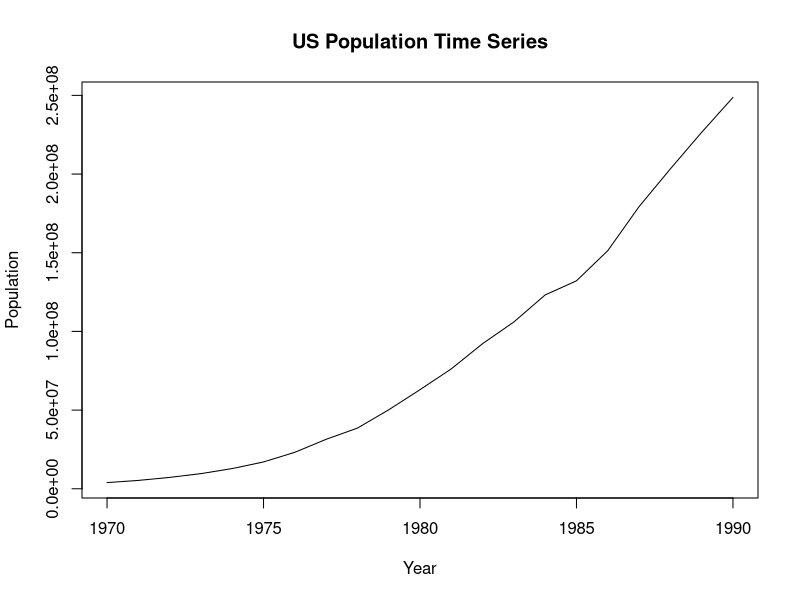
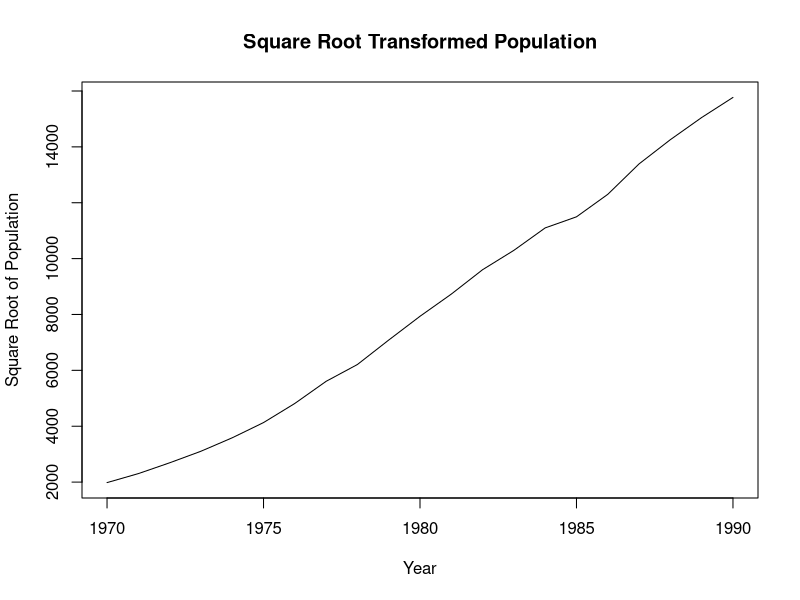
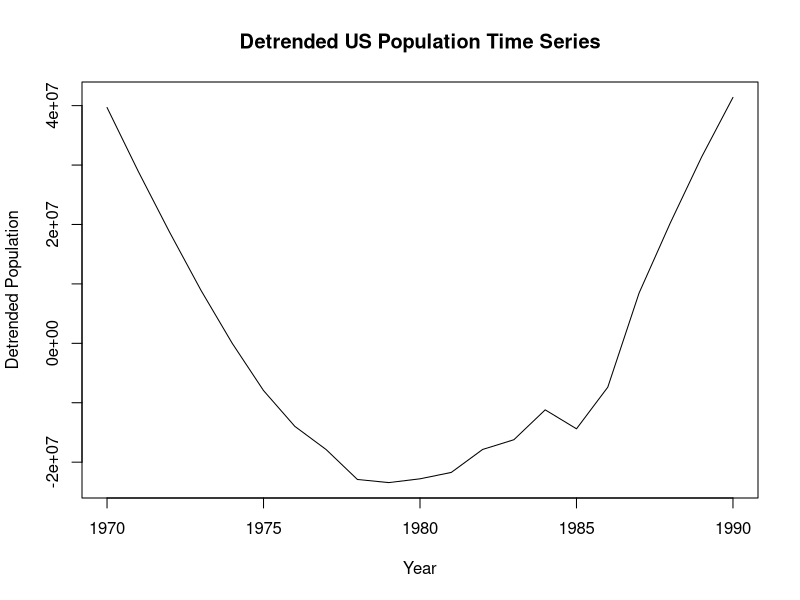

These figures' R source, in order:
# Create the dataset
year <- 1970:1990
population <- c(3929214, 5308483, 7239881, 9638453, 12860702, 17063353,
                23191876, 31443321, 38558371, 50189209, 62979666, 76212168,
                92228496, 106021537, 123202624, 132164569, 151325798,
                179323175, 203302031, 226542203, 248709873)
# Convert population data to time series object
pop_ts <- ts(population, start = 1970, frequency = 1)

# Display the time series
pop_ts
# Plot the time series
plot(pop_ts, 
     main = "US Population Time Series",
     ylab = "Population",
     xlab = "Year")
# Square root transformation
pop_sqrt <- sqrt(pop_ts)

# Plot transformed data
plot(pop_sqrt,
     main = "Square Root Transformed Population",
     ylab = "Square Root of Population",
     xlab = "Year")
# Time index
time_index <- time(pop_ts)

# Fit linear trend model
trend_model <- lm(pop_ts ~ time_index)

# Summary of the model
summary(trend_model)
# Extract fitted trend values
trend_estimated <- fitted(trend_model)

# Detrended series
detrended_pop <- pop_ts - trend_estimated

# Plot detrended data
plot(detrended_pop,
     main = "Detrended US Population Time Series",
     ylab = "Detrended Population",
     xlab = "Year")
